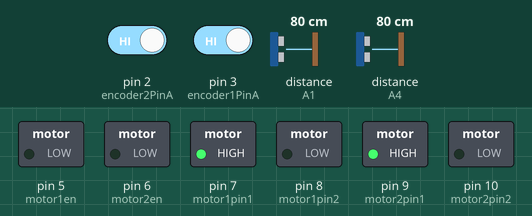
Simulated run of this sketch. Board: Arduino Uno, built with avr-gcc and run on an emulated ATmega328P. Shown: switched loads named in the sketch (green lamp = pin HIGH). Wiring (inferred from the names in the program): 2 × ultrasonic range finder: trigger A0, echo A1 / trigger A5, echo A4. Dashed ring = blinking. The test bench sets the inputs (shaded band); at power-on: distance to the obstacle (sensors on A4, A1) 80 cm, pin 2 (encoder2PinA) HIGH, pin 3 (encoder1PinA) HIGH. The echo pulse lasts 58.3 µs per cm; pins used as bus, display or sensor lines are not drawn; what the sketch prints to the serial monitor is not drawn.

Above: at 1.9 s.
2.0 s: distance to the obstacle (sensor on A4) set to 2 cm
6.0 s: distance to the obstacle (sensor on A4) set to 18 cm
At 6.93 s:
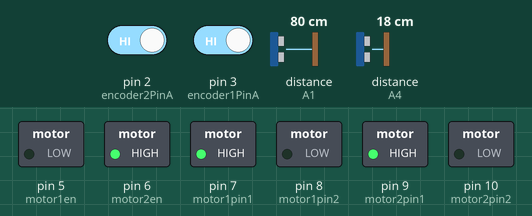
9.5 s: distance to the obstacle (sensor on A4) set to 4 cm
At 10.45 s:
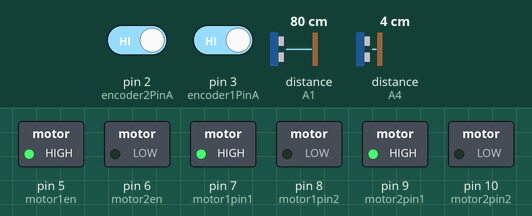
Timing chart, 0 to 19.0 s (numbered marks = the images above; inputs shaded):
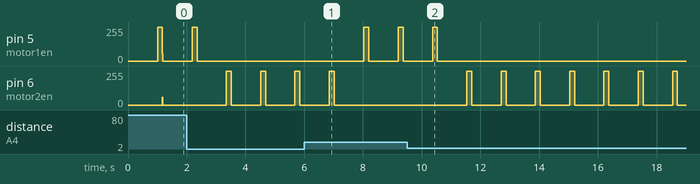

The sketch:

SameerIsHere.ino
```cpp
#include <PID_v1.h>
int motor1pin1 = 7;
int motor1pin2 = 8;
int motor1en = 5;

int motor2pin1 = 9;
int motor2pin2 = 10;
int motor2en = 6;
int diskslot = 12;
const byte encoder1PinA = 3;
const byte encoder1PinB = 13;

const byte encoder2PinA = 2;
const byte encoder2PinB = 12;

const int trigPinMid = A5;
const int echoPinMid = A4;

const int trigPinRight = A2;
const int echoPinRight = A3;

const int trigPinLeft = A0;
const int echoPinLeft = A1;
unsigned int timer1_counter;
int distanceMid;
int distanceLeft;
int distanceRight;
long duration , distance ;
const int threshhold = 10;
unsigned int Pulse_L = 0;
unsigned int Pulse_R = 0;
int cnt = 0;
volatile int cntL =0;
volatile int cntM =0;

double Left_rpm = 0.0;
double Right_rpm = 0.0;
double pwmR = 0.0;
double pwmL = 0.0;
double rpm_set_Left = 0.0;
double rpm_set_Right = 0.0;
float diskslots = 12 ;
PID pidL(&Left_rpm, &pwmL, &rpm_set_Left, 2, 5, 1, DIRECT);
PID pidR(&Right_rpm, &pwmR, &rpm_set_Right, 2, 5, 1, DIRECT);


void ISR_countL()
{
  Pulse_L++; // increment Left Motor counter value
  // Serial.println("inside of interrupt");
}

// Right Motor pulse count ISR
void ISR_countR()
{
  Pulse_R++; // increment Right Motor counter value
}
ISR(TIMER1_OVF_vect)
{


}
void setup() {
  // put your setup code here, to run once:
  pinMode(motor1pin1, OUTPUT);
  pinMode(motor1pin2, OUTPUT);
  pinMode(motor2pin1, OUTPUT);
  pinMode(motor2pin2, OUTPUT);
  pinMode(motor1en, OUTPUT);
  pinMode(motor2en, OUTPUT);
  pinMode(encoder2PinA, INPUT);
  pinMode(encoder1PinA, INPUT);
  pinMode(trigPinMid, OUTPUT);
  pinMode(echoPinMid, INPUT);
  pinMode(trigPinLeft, OUTPUT);
  pinMode(echoPinLeft, INPUT);
  pinMode(trigPinRight, OUTPUT);
  pinMode(echoPinRight, INPUT);
  digitalWrite(motor1pin2, LOW);
  digitalWrite(motor1pin1, HIGH);
  analogWrite(motor1en, 60);

  digitalWrite(motor2pin1, HIGH);
  digitalWrite(motor2pin2, LOW);
  analogWrite(motor2en , 60);
  pidL.SetMode(AUTOMATIC);
  pidR.SetMode(AUTOMATIC);
  /*----------- timer setup ---------------*/
  noInterrupts(); // disable all interrupts
  TCCR1A         = 0;
  TCCR1B         = 0;
  timer1_counter = 31250; // preload timer 65536-16MHz/256/2Hz (34286 for
  // 0.5sec) (31250 for 0.5sec)

  TCNT1 = timer1_counter; // preload timer
  TCCR1B |= (1 << CS12);  // 256 prescaler
  TIMSK1 |= (1 << TOIE1); // enable timer overflow interrupt
  interrupts();   // enable all interrupts
  /*----------- timer setup ---------------*/

  attachInterrupt(digitalPinToInterrupt(encoder2PinA), ISR_countL, RISING); // Increase counter 1 when speed sensor pin goes High
  attachInterrupt(digitalPinToInterrupt(encoder1PinA), ISR_countR, RISING);
  //ultrasonic setup


  Serial.begin(115200);


}

void loop() {
  // put your main code here, to run repeatedly:
  //    Sonar(trigPinMid, echoPinMid);
  //    distanceMid=distance;
  //      Sonar(trigPinLeft, echoPinLeft);
  //    distanceLeft=distance;
  //      Sonar(trigPinRight, echoPinRight);
  //    distanceRight=distance;
  // Serial.print("Distance reading from Mid in : ");
  // Serial.println(distanceMid);
  on();

  if (!wallLeft()) {
    turnLeft();
  }
  while (wallfront()) {
      turnRight();
  }
  on();

}


bool wallLeft() {
  Sonar(trigPinLeft, echoPinLeft);
  distanceLeft = distance;
  Serial.print("distance Left: ");
  Serial.print(distanceLeft);
  Serial.println();

  if (distanceLeft < threshhold && cntL==3 ) {
    cntL++;
    return true;
  } else return false;
}

bool wallfront() {
  Sonar(trigPinMid, echoPinMid);
  distanceMid = distance;
  Serial.print("distance Mid is :");
  Serial.print(distanceMid);
  Serial.println();

  if (distanceMid < threshhold ) {
    cntM++;
    return true;
  } else return false;
}

void Sonar(int trig , int echo) {
  digitalWrite(trig, LOW);
  delayMicroseconds(2);
  digitalWrite(trig, HIGH);
  delayMicroseconds(10);
  digitalWrite(trig, LOW);
  duration = pulseIn(echo, HIGH);
  distance = (duration / 2) / 29.1;

}
void on() {
//  if (pidL.Compute()) {
//    pidL.Compute();
//    analogWrite(motor1en, pwmL);
//  }

    analogWrite(motor1en, 60);

//  if (pidR.Compute()) {
//    pidR.Compute();
//    analogWrite(motor2en , pwmR);
//  }

    analogWrite(motor2en, 60);

}
void turnLeft() {
  cnt = 0;
  Pulse_L = 0;
  Pulse_R = 0;


  digitalWrite(motor1en, LOW);
  digitalWrite(motor2en, LOW);
  delay(1000);
  digitalWrite(motor1en, HIGH);
  while (cnt < 165 ) {
    //   Serial.println(Pulse_R);
    cnt++;
    delay(1);

  }
  cntL= 0;

  analogWrite(motor2en , 60);
  analogWrite(motor1en , 60);
  //stopp();

}
void turnRight() {
  cnt = 0;

  Pulse_L = 0;
  Pulse_R = 0;
  Serial.print("distance Left: ");
  Serial.print(distanceLeft);

  digitalWrite(motor1en, LOW);
  digitalWrite(motor2en, LOW);
  delay(1000);
  digitalWrite(motor2en, HIGH);
  while (cnt < 165 ) {
    //   Serial.println(Pulse_R);
    cnt++;
    delay(1);

  }

  analogWrite(motor2en , 60);
  analogWrite(motor1en , 60);
  //stopp();

}


void stopp() {
  digitalWrite(motor1en, LOW);
  digitalWrite(motor2en, LOW);
  delay(5000);
}
```

Measured:
- after the input at 6.0 s, pin 5 (motor1en): alternates 255/255 for 0.17 s and 0/255 for 1.0 s, starting after 2.0 s; pin 6 (motor2en): goes on until 7.0 s, then stays 0/255
- after the input at 9.5 s, pin 5 (motor1en): goes on until 10.5 s, then stays 0/255; pin 6 (motor2en): alternates 255/255 for 0.17 s and 0/255 for 1.0 s, starting after 2.0 s
- by itself, pin 6 (motor2en): alternates 255/255 for 0.17 s and 0/255 for 1.0 s
